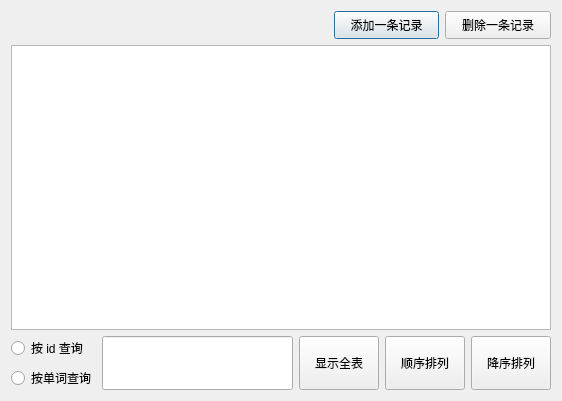
<?xml version="1.0" encoding="UTF-8"?>
<ui version="4.0">
 <class>BookEditDialog</class>
 <widget class="QDialog" name="BookEditDialog">
  <property name="geometry">
   <rect>
    <x>0</x>
    <y>0</y>
    <width>562</width>
    <height>401</height>
   </rect>
  </property>
  <property name="windowTitle">
   <string>  编辑词库</string>
  </property>
  <property name="windowIcon">
   <iconset resource="rc.qrc">
    <normaloff>:/new/prefix1/rc/actions/edit.png</normaloff>:/new/prefix1/rc/actions/edit.png</iconset>
  </property>
  <layout class="QGridLayout" name="gridLayout_2">
   <item row="0" column="0">
    <layout class="QGridLayout" name="gridLayout" rowstretch="2,20,2">
     <item row="0" column="0">
      <layout class="QHBoxLayout" name="horizontalLayout" stretch="6,2,2">
       <item>
        <widget class="QLabel" name="label">
         <property name="font">
          <font>
           <pointsize>12</pointsize>
          </font>
         </property>
         <property name="text">
          <string/>
         </property>
         <property name="textFormat">
          <enum>Qt::AutoText</enum>
         </property>
        </widget>
       </item>
       <item>
        <widget class="QPushButton" name="newRecordButton">
         <property name="sizePolicy">
          <sizepolicy hsizetype="Minimum" vsizetype="Minimum">
           <horstretch>0</horstretch>
           <verstretch>0</verstretch>
          </sizepolicy>
         </property>
         <property name="text">
          <string>添加一条记录</string>
         </property>
         <property name="icon">
          <iconset resource="rc.qrc">
           <normaloff>:/new/prefix1/rc/actions/add.png</normaloff>:/new/prefix1/rc/actions/add.png</iconset>
         </property>
        </widget>
       </item>
       <item>
        <widget class="QPushButton" name="deleteRecordButton">
         <property name="sizePolicy">
          <sizepolicy hsizetype="Minimum" vsizetype="Minimum">
           <horstretch>0</horstretch>
           <verstretch>0</verstretch>
          </sizepolicy>
         </property>
         <property name="text">
          <string>删除一条记录</string>
         </property>
         <property name="icon">
          <iconset resource="rc.qrc">
           <normaloff>:/new/prefix1/rc/actions/remove.png</normaloff>:/new/prefix1/rc/actions/remove.png</iconset>
         </property>
        </widget>
       </item>
      </layout>
     </item>
     <item row="1" column="0">
      <widget class="QTableView" name="tableView">
       <property name="focusPolicy">
        <enum>Qt::TabFocus</enum>
       </property>
      </widget>
     </item>
     <item row="2" column="0">
      <layout class="QHBoxLayout" name="horizontalLayout_2">
       <item>
        <layout class="QVBoxLayout" name="verticalLayout">
         <item>
          <widget class="QRadioButton" name="idSelectradioButton">
           <property name="text">
            <string>按 id 查询</string>
           </property>
          </widget>
         </item>
         <item>
          <widget class="QRadioButton" name="wortSelectradioButton">
           <property name="text">
            <string>按单词查询</string>
           </property>
          </widget>
         </item>
        </layout>
       </item>
       <item>
        <widget class="QLineEdit" name="goTolineEdit">
         <property name="sizePolicy">
          <sizepolicy hsizetype="Expanding" vsizetype="Minimum">
           <horstretch>0</horstretch>
           <verstretch>0</verstretch>
          </sizepolicy>
         </property>
        </widget>
       </item>
       <item>
        <widget class="QPushButton" name="showAllButton">
         <property name="sizePolicy">
          <sizepolicy hsizetype="Minimum" vsizetype="Minimum">
           <horstretch>0</horstretch>
           <verstretch>0</verstretch>
          </sizepolicy>
         </property>
         <property name="text">
          <string>显示全表</string>
         </property>
         <property name="icon">
          <iconset resource="rc.qrc">
           <normaloff>:/new/prefix1/rc/actions/sayabout.png</normaloff>:/new/prefix1/rc/actions/sayabout.png</iconset>
         </property>
        </widget>
       </item>
       <item>
        <widget class="QPushButton" name="ascendingOrderButton">
         <property name="sizePolicy">
          <sizepolicy hsizetype="Minimum" vsizetype="Minimum">
           <horstretch>0</horstretch>
           <verstretch>0</verstretch>
          </sizepolicy>
         </property>
         <property name="text">
          <string>顺序排列</string>
         </property>
         <property name="icon">
          <iconset resource="rc.qrc">
           <normaloff>:/new/prefix1/rc/actions/view_sort_ascending.png</normaloff>:/new/prefix1/rc/actions/view_sort_ascending.png</iconset>
         </property>
        </widget>
       </item>
       <item>
        <widget class="QPushButton" name="descendingOrderButton">
         <property name="sizePolicy">
          <sizepolicy hsizetype="Minimum" vsizetype="Minimum">
           <horstretch>0</horstretch>
           <verstretch>0</verstretch>
          </sizepolicy>
         </property>
         <property name="text">
          <string>降序排列</string>
         </property>
         <property name="icon">
          <iconset resource="rc.qrc">
           <normaloff>:/new/prefix1/rc/actions/view_sort_descending.png</normaloff>:/new/prefix1/rc/actions/view_sort_descending.png</iconset>
         </property>
        </widget>
       </item>
      </layout>
     </item>
    </layout>
   </item>
  </layout>
 </widget>
 <resources>
  <include location="rc.qrc"/>
 </resources>
 <connections/>
</ui>
